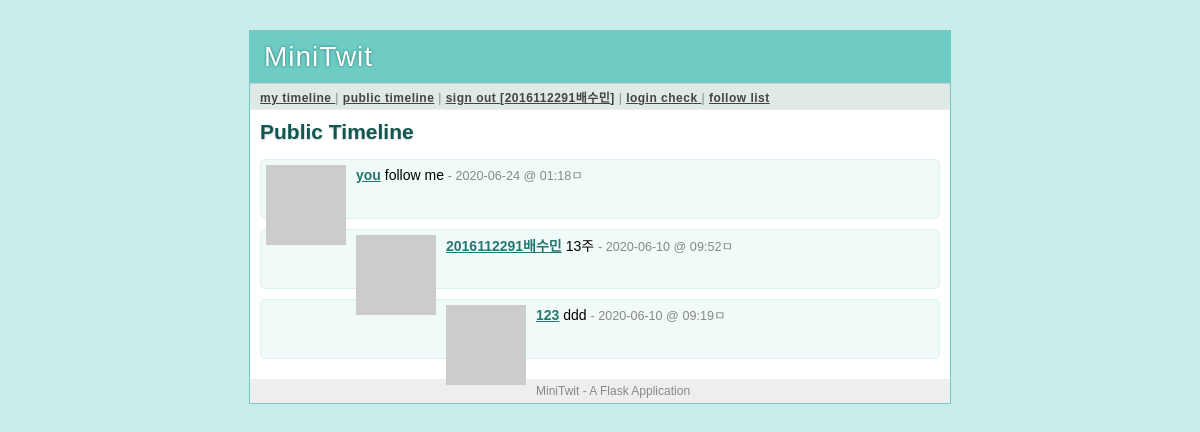
The app's page /public (signed in) with its own data.
### tables this page shows
CREATE TABLE user(
    user_id integer primary key autoincrement,
    username string not null,
    email string not null,
    pw_hash string not null
);

CREATE TABLE message (
    message_id integer primary key autoincrement,
    author_id integer not null,
    text string not null,
    pub_date integer
);

### minitwit.py (the view)
@app.route('/public')
def public_timeline():
    return render_template('timeline.html', messages = query_db('''
        select message.*, user.* from message, user
        where message.author_id = user.user_id
        order by message.pub_date desc limit ?''', [PER_PAGE]))

### minitwit.py (called while the page is built)
def connect_db():
    return sqlite3.connect(app.config['DATABASE'])

@app.before_request
def before_request():
    g.db = connect_db()
    g.user = None
    if 'user_id' in session:
        g.user = query_db('select * from user where user_id = ?', [session['user_id']], one = True)

@app.teardown_request
def teardown_request(exception):
    if hasattr(g, 'db'):
        g.db.close()

def query_db(query, args=(), one = False):
    cur = g.db.execute(query, args)
    rv = [dict((cur.description[idx][0], value) for idx, value in enumerate(row)) for row in cur.fetchall()]
    return (rv[0] if rv else None) if one else rv

def gravatar_url(email, size=80):
    return 'http://www.gravatar.com/avatar/%s?d=identicon&s=%d' % \
           (md5(email.strip().lower().encode('utf-8')).hexdigest(),
            size)

def format_datetime(timestamp):
    return datetime.utcfromtimestamp(timestamp).strftime('%Y-%m-%d @ %H:%M')

### templates/timeline.html (shortened to what this page needs)
{% extends "layout.html" %}
{% block title %}
{% if request.endpoint == 'public_timeline' %}
    Public Timeline
{% elif request.endpoint == 'user_timeline' %}
    {{ profile_user.username }}'s Timeline
{% else %}
    My Timeline
{% endif %}
{% endblock %}
{% block body %}
<h2>{{ self.title() }}</h2>
    <ul class=messages>
        {% for message in messages %}
        <li>
            <img src="{{ message.email|gravatar(size=48) }}">
            <p>
                <strong><a href="{{ url_for('user_timeline', username=message.username) }}">{{ message.username }}</a></strong>
                {{ message.text }}
                <small>- {{ message.pub_date|datetimeformat }}ㅁ</small>
                {% else %}
        </li>
        <li><em>There's no message so far.</em>
            {% endfor %}
        </li>
    </ul>
{% endblock %}

### templates/layout.html (shortened to what this page needs)
<!doctype html>
<link rel=stylesheet type=text/css href="{{ url_for('static',filename='style.css')}}">
<div class=page>
    <h1>MiniTwit</h1>
    <div class=navigation>
        {% if g.user %}
            <a href="{{ url_for('timeline') }}">my timeline </a> |
            <a href="{{ url_for('public_timeline') }}">public timeline</a> |
            <a href="{{ url_for('logout') }}">sign out [{{ g.user.username }}]</a> |
            <a href="{{ url_for('login_check',username=g.user.username) }}"> login check </a> |
            <a href="{{ url_for('follow_list') }}"> follow list </a>
        {% else %}
            <a href="{{ url_for('public_timeline') }}">public timeline</a> |
            <a href="{{ url_for('register') }}">sign up</a> |
            <a href="{{ url_for('login') }}">sign in</a> |
            <a href="{{ url_for('login_check') }}"> login check </a> |
        {% endif %}
    </div>
    <div class=body>
        {% block body %}{% endblock %}
    </div>
    <div class=footer>
        MiniTwit - A Flask Application
    </div>
</div>

### static/style.css (style rules this page uses)
a { color: #26776F; }
div.page { background: white; border: 1px solid #6ECCC4; width: 700px; margin: 30px auto; }
div.page h1 { background: #6ECCC4; margin: 0; padding: 10px 14px; color: white; letter-spacing: 1px; text-shadow: 0 0 3px #24776F; font-weight: normal; }
div.page div.navigation { background: #DEE9E8; padding: 4px 10px; border-top: 1px solid #ccc; border-bottom: 1px solid #eee; color: #888; font-size: 12px; letter-spacing: 0.5px; }
div.page div.navigation a { color: #444; font-weight: bold; }
div.page h2 { margin: 0 0 15px 0; color: #105751; text-shadow: 0 1px 2px #ccc; }
div.page div.body { padding: 10px; }
div.page div.footer { background: #eee; color: #888; padding: 5px 10px; font-size: 12px; }
div.page ul.messages { list-style: none; margin: 0; padding: 0; }
div.page ul.messages li { margin: 10px 0; padding: 5px; background: #F0FAF9; border: 1px solid #DBF3F1; -moz-border-radius: 5px; -webkit-border-radius: 5px; min-height: 48px; }
div.page ul.messages p { margin: 0; }
div.page ul.messages li img { float: left; padding: 0 10px 0 0; }
div.page ul.messages li small { font-size: 0.9em; color: #888; }

### records on screen
user: user.username "2016112291배수민"
message: username "you", text "follow me", pub_date "2020-06-24 @ 01:18"
message: username "2016112291배수민", text "13주", pub_date "2020-06-10 @ 09:52"
message: username "123", text "ddd", pub_date "2020-06-10 @ 09:19"
